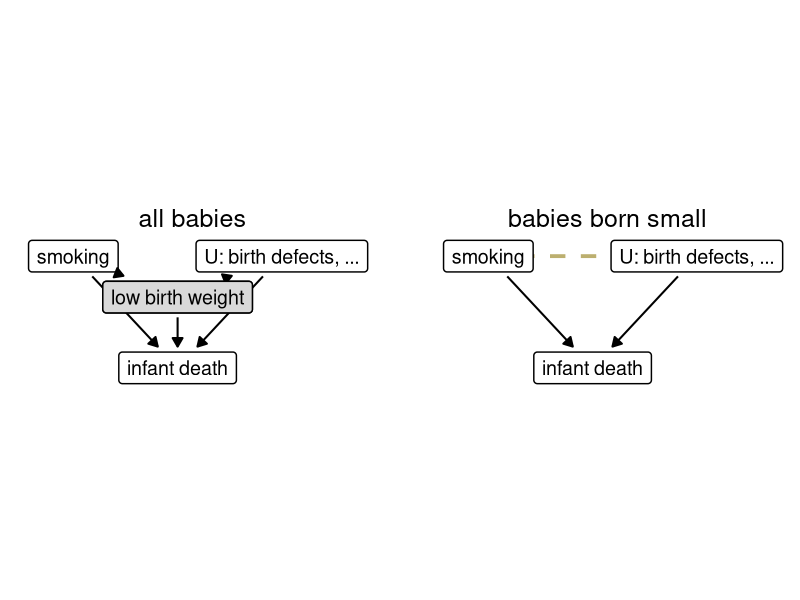
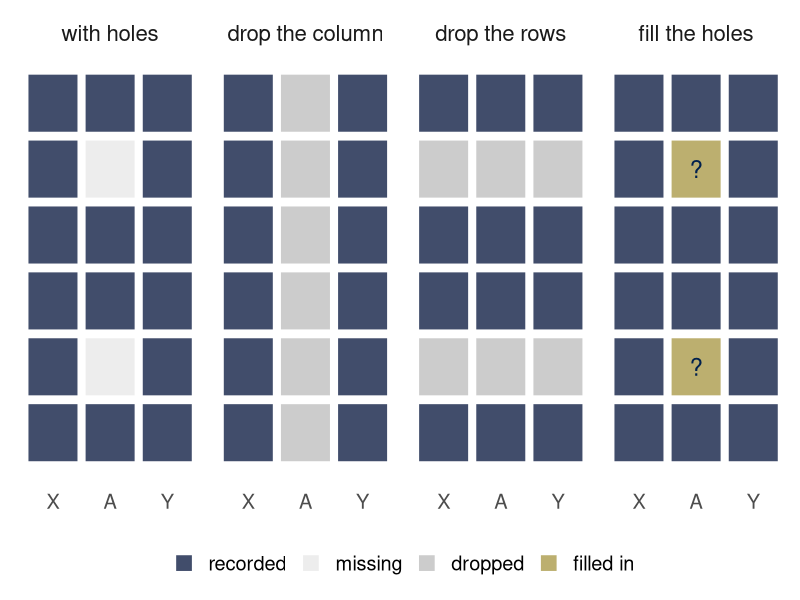
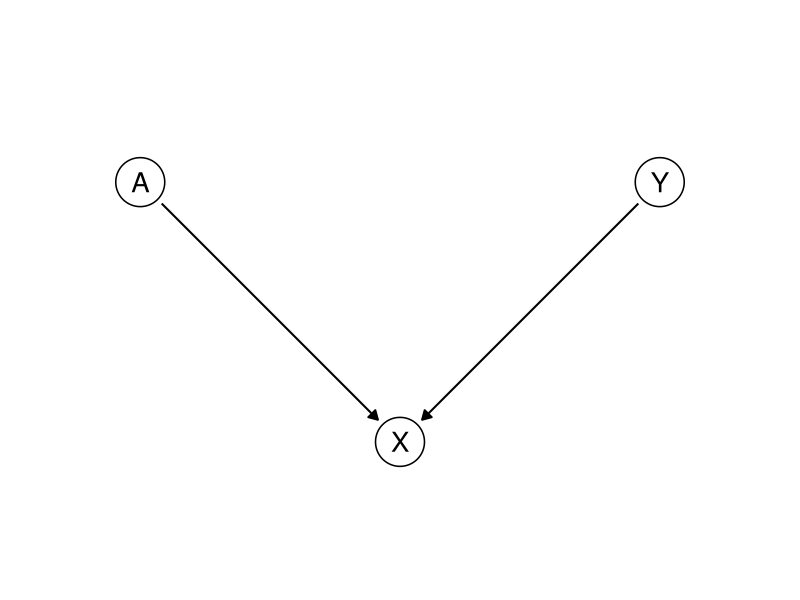
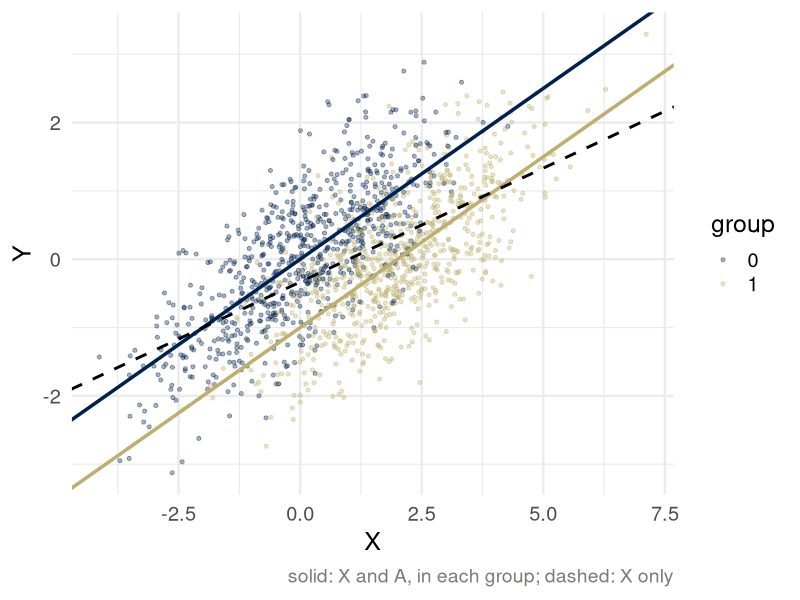
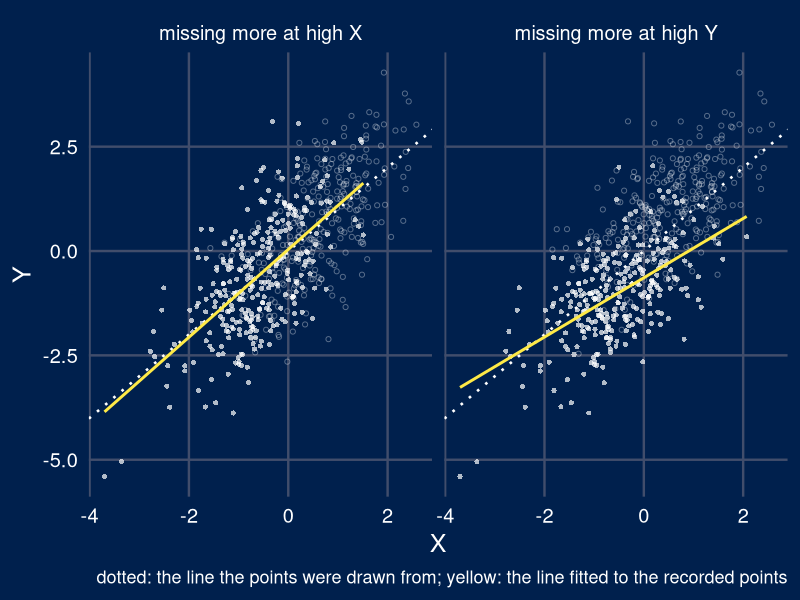

R code for these plots, in order:
## ---- chunk 1
library(ggplot2)
library(dplyr)
theme_set(theme_minimal(base_size = 18))
set.seed(313)
# cividis: navy, slate, gray, khaki, gold, yellow (viridisLite::cividis(9)[c(1, 3, 5, 6, 7, 9)])
navy <- "#00204D"; slate <- "#414D6B"; cgray <- "#7C7B78"; khaki <- "#9B9477"; gold <- "#BCAF6F"; yellow <- "#FFEA46"
two <- c(navy, gold)               # the two groups, wherever there are two
# charts on dark (.inverse) slides: white text on the navy background
dark <- theme(text = element_text(color = "white"), axis.text = element_text(color = "white"),
              legend.text = element_text(color = "white"), plot.title = element_text(color = "white"),
              strip.text = element_text(color = "white"),
              panel.grid.major = element_line(color = slate), panel.grid.minor = element_blank(),
              plot.background = element_rect(fill = navy, color = NA),
              panel.background = element_rect(fill = navy, color = NA),
              legend.background = element_rect(fill = navy, color = NA),
              legend.key = element_rect(fill = navy, color = NA))

# Causal graphs. Nodes are letters in circles, or words in boxes (boxes = TRUE).
# A node's size is fixed on the page, in inches, while the figure's size decides how
# many inches a data unit is. draw_dag measures both on the graphics device open when it
# is called (in a rendered document, the chunk's figure) and stops every arrow `gap`
# inches short of the two nodes it joins. Arrows listed in `dashed` are dashed; arrows
# listed in `highlight` are gold. One panel per value of `panel`. (From weeks 3 and 4.)
draw_dag <- function(nodes, edges, dashed = character(0), highlight = character(0), boxes = FALSE,
                     text_size = 7, xlim = c(-0.5, 2.5), ylim = c(-0.4, 1.4), strip_size = 18,
                     gap = 0.05) {
  if (!"panel" %in% names(nodes)) { nodes$panel <- ""; edges$panel <- "" }
  pad <- unit(0.35, "lines"); border <- 0.5; dot <- 16; stroke <- 0.8; lw <- c(black = 0.7, gold = 1.5)
  p <- ggplot() +
    facet_wrap(~ panel, nrow = 1) +
    coord_fixed(xlim = xlim, ylim = ylim) +
    theme_void() +
    theme(strip.text = element_text(size = strip_size), panel.spacing = unit(1.5, "lines"))
  p <- if (boxes) {
    p + geom_label(data = nodes, aes(x, y, label = name), size = text_size, label.size = border,
                   label.padding = pad)
  } else {
    p + geom_point(data = nodes, aes(x, y), size = dot, shape = 21, fill = "white", stroke = stroke) +
      geom_text(data = nodes, aes(x, y, label = name), size = text_size, parse = TRUE)
  }
  inch <- function(u, f) f(u, "in", valueOnly = TRUE)
  g <- ggplotGrob(p)
  pp <- ggplot_build(p)$layout$panel_params[[1]]
  per_unit <- min((dev.size("in")[1] - sum(inch(g$widths, grid::convertWidth))) /
                    (length(unique(nodes$panel)) * diff(pp$x.range)),
                  (dev.size("in")[2] - sum(inch(g$heights, grid::convertHeight))) / diff(pp$y.range))
  if (boxes) {
    text <- lapply(as.character(nodes$name), grid::textGrob, gp = grid::gpar(fontsize = text_size * .pt))
    nodes$hw <- (sapply(text, \(t) inch(grid::grobWidth(t), grid::convertWidth)) / 2 +
                   inch(pad, grid::convertWidth) + border * .pt / 96 / 2) / per_unit
    nodes$hh <- (sapply(text, \(t) inch(grid::grobHeight(t), grid::convertHeight)) / 2 +
                   inch(pad, grid::convertHeight) + border * .pt / 96 / 2) / per_unit
  } else {
    nodes$hw <- nodes$hh <- (0.375 * (dot * .pt + stroke * .stroke / 2) / 72 +
                               stroke * .stroke / 2 / 96 / 2) / per_unit
  }
  e <- edges |>
    left_join(nodes, by = c("panel", "from" = "name")) |>
    rename(x0 = x, y0 = y, hw0 = hw, hh0 = hh) |>
    left_join(nodes, by = c("panel", "to" = "name")) |>
    mutate(dx = x - x0, dy = y - y0, len = sqrt(dx^2 + dy^2), ux = dx / len, uy = dy / len,
           col = ifelse(paste(from, to) %in% highlight, "#BCAF6F", "black"),
           style = ifelse(paste(from, to) %in% dashed, "dashed", "solid"),
           g0 = gap / per_unit,
           g1 = (gap + ifelse(col == "black", lw[["black"]], lw[["gold"]]) * .pt / 96 / 2) / per_unit,
           s0 = if (boxes) pmin((hw0 + g0) / pmax(abs(ux), 1e-9), (hh0 + g0) / pmax(abs(uy), 1e-9)) else hw0 + g0,
           s1 = if (boxes) pmin((hw + g1) / pmax(abs(ux), 1e-9), (hh + g1) / pmax(abs(uy), 1e-9)) else hw + g1,
           xs = x0 + s0 * ux, ys = y0 + s0 * uy, xe = x - s1 * ux, ye = y - s1 * uy)
  p + geom_segment(data = e, aes(x = xs, y = ys, xend = xe, yend = ye, linetype = style, color = col),
                   arrow = arrow(length = unit(0.25, "cm"), type = "closed"),
                   linewidth = ifelse(e$col == "black", lw[["black"]], lw[["gold"]]), show.legend = FALSE) +
    scale_linetype_identity() + scale_color_identity()
}

# For a graph drawn by draw_dag: a gray box over the node that is conditioned on, and a
# dashed gold line, drawn underneath the nodes, for the association that conditioning creates.
condition_on <- function(p, nodes, node, induced = NULL, text_size = 7, boxes = TRUE) {
  if (!is.null(induced)) {
    ends <- nodes[match(induced, nodes$name), ]
    under <- geom_segment(data = data.frame(x = ends$x[1], y = ends$y[1], xend = ends$x[2], yend = ends$y[2]),
                          aes(x, y, xend = xend, yend = yend), linetype = "dashed", color = gold, linewidth = 1.3)
    p$layers <- c(list(under), p$layers)
  }
  box <- nodes[nodes$name == node, ]
  if (boxes) {
    p + geom_label(data = box, aes(x, y, label = name), size = text_size, label.size = 0.5,
                   label.padding = unit(0.35, "lines"), fill = "grey85")
  } else {
    p + geom_point(data = box, aes(x, y), size = 16, shape = 22, fill = "grey85", stroke = 0.8) +
      geom_text(data = box, aes(x, y, label = name), size = text_size, parse = TRUE)
  }
}

# The coursework data-generating process: A has no effect on Y; X = betaY Y + betaA A + noise.
generate_data <- function(n = 500, betaY = 1, betaA = 2) {
  A <- rbinom(n, 1, 1/2)
  Y <- rnorm(n)
  X <- betaY * Y + betaA * A + rnorm(n)
  data.frame(Y = Y, X = X, A = factor(A))
}
## ---- chunk 2
bw <- data.frame(name = c("smoking", "low birth weight", "U: birth defects, ...", "infant death"),
                 x = c(0, 1.4, 2.8, 1.4), y = c(1, 0.45, 1, -0.5))
bw_edges <- data.frame(from = c("smoking", "U: birth defects, ...", "low birth weight", "U: birth defects, ...", "smoking"),
                       to = c("low birth weight", "low birth weight", "infant death", "infant death", "infant death"))
lev <- c("all babies", "babies born small")
small <- bw$name != "low birth weight"
nodes2 <- rbind(transform(bw, panel = lev[1]), transform(bw[small, ], panel = lev[2]))
edges2 <- rbind(transform(bw_edges, panel = lev[1]),
                transform(bw_edges[bw_edges$from != "low birth weight" & bw_edges$to != "low birth weight", ], panel = lev[2]))
nodes2$panel <- factor(nodes2$panel, levels = lev); edges2$panel <- factor(edges2$panel, levels = lev)
p <- draw_dag(nodes2, edges2, boxes = TRUE, text_size = 5, xlim = c(-0.75, 3.95), ylim = c(-0.75, 1.25))
ends <- subset(nodes2, panel == lev[2] & name %in% c("smoking", "U: birth defects, ..."))
dashed <- data.frame(x = ends$x[1], y = ends$y[1], xend = ends$x[2], yend = ends$y[2], panel = factor(lev[2], levels = lev))
p$layers <- c(list(geom_segment(data = dashed, aes(x, y, xend = xend, yend = yend), linetype = "dashed", color = gold, linewidth = 1.3)), p$layers)
p + geom_label(data = subset(nodes2, panel == lev[1] & name == "low birth weight"), aes(x, y, label = name),
               size = 5, label.size = 0.5, label.padding = unit(0.35, "lines"), fill = "grey85")
## ---- chunk 3
grid <- expand.grid(row = 1:6, col = c("X", "A", "Y"), stringsAsFactors = FALSE)
grid$status <- ifelse(grid$col == "A" & grid$row %in% c(2, 5), "missing", "recorded")
panels <- bind_rows(
  grid |> mutate(panel = "with holes"),
  grid |> mutate(panel = "drop the column", status = ifelse(col == "A", "dropped", status)),
  grid |> mutate(panel = "drop the rows", status = ifelse(row %in% c(2, 5), "dropped", status)),
  grid |> mutate(panel = "fill the holes", status = ifelse(status == "missing", "filled in", status)))
panels$col <- factor(panels$col, levels = c("X", "A", "Y"))
panels$panel <- factor(panels$panel, levels = unique(panels$panel))
panels$status <- factor(panels$status, levels = c("recorded", "missing", "dropped", "filled in"))
ggplot(panels, aes(col, -row)) +
  geom_tile(aes(fill = status), color = "white", linewidth = 1.2, width = 0.92, height = 0.92) +
  geom_text(data = subset(panels, status == "filled in"), label = "?", size = 6, color = navy) +
  facet_wrap(~ panel, nrow = 1) +
  scale_fill_manual(values = c(recorded = slate, missing = "grey93", dropped = "grey80", `filled in` = gold),
                    name = NULL, drop = FALSE) +
  theme(axis.title = element_blank(), axis.text.y = element_blank(), panel.grid = element_blank(),
        legend.position = "bottom", strip.text = element_text(size = 16))
## ---- chunk 4
cw <- data.frame(name = c("A", "Y", "X"), x = c(0, 2, 1), y = c(1, 1, 0))
draw_dag(cw, data.frame(from = c("A", "Y"), to = c("X", "X")), xlim = c(-0.4, 2.4), ylim = c(-0.3, 1.3))
## ---- chunk 5
train <- generate_data(5000)
test <- generate_data(5000)
unaware <- lm(Y ~ X, data = train)
full <- lm(Y ~ X + A, data = train)
tab <- test |>
  mutate(pred_unaware = predict(unaware, newdata = test),
         pred_full = predict(full, newdata = test)) |>
  group_by(A) |>
  summarize(`mean of Y` = mean(Y),
            `predicted, X only` = mean(pred_unaware),
            `predicted, X and A` = mean(pred_full),
            `MSE, X only` = mean((Y - pred_unaware)^2),
            `MSE, X and A` = mean((Y - pred_full)^2)) |>
  rename(group = A)
knitr::kable(tab, digits = 2, format.args = list(nsmall = 2))
## ---- chunk 6
show <- test[sample(nrow(test), 1500), ]
ggplot(show, aes(X, Y, color = A)) +
  geom_point(alpha = 0.35, size = 1.1) +
  geom_abline(intercept = 0, slope = 1/2, color = navy, linewidth = 1.2) +
  geom_abline(intercept = -1, slope = 1/2, color = gold, linewidth = 1.2) +
  geom_abline(intercept = -1/3, slope = 1/3, color = "black", linetype = "dashed", linewidth = 1) +
  scale_color_manual(values = two, name = "group") +
  labs(caption = "solid: X and A, in each group; dashed: X only") +
  theme(plot.caption = element_text(size = 14, color = cgray))
## ---- chunk 7
n <- 600
X <- rnorm(n)
Y <- X + rnorm(n)
logistic <- function(v) 1 / (1 + exp(-v))
cc <- rbind(
  data.frame(X = X, Y = Y, mechanism = "missing more at high X",
             observed = rbinom(n, 1, logistic(-2 * X)) == 1),
  data.frame(X = X, Y = Y, mechanism = "missing more at high Y",
             observed = rbinom(n, 1, logistic(-2 * Y)) == 1))
ggplot(cc, aes(X, Y)) +
  geom_point(aes(shape = observed, alpha = observed), color = "white", size = 1.4) +
  scale_shape_manual(values = c(`TRUE` = 16, `FALSE` = 1)) +
  scale_alpha_manual(values = c(`TRUE` = 0.7, `FALSE` = 0.35)) +
  geom_abline(intercept = 0, slope = 1, linetype = "dotted", color = "white", linewidth = 0.9) +
  geom_smooth(data = subset(cc, observed), method = "lm", se = FALSE, color = yellow, formula = y ~ x) +
  facet_wrap(~ mechanism) +
  labs(caption = "dotted: the line the points were drawn from; yellow: the line fitted to the recorded points") +
  theme(legend.position = "none", plot.caption = element_text(size = 13)) + dark
## ---- chunk 8
sim <- function(n) { d <- generate_data(n); d$A <- as.integer(as.character(d$A)); d$Arec <- ifelse(rbinom(n, 1, 1/2) == 1, d$A, NA); d }
tr <- sim(5000); te <- sim(5000); known <- !is.na(te$Arec)
drop_col <- predict(lm(Y ~ X, data = tr), te)
drop_rows <- predict(lm(Y ~ X + Arec, data = tr), te)                 # NA where A is missing
cc <- subset(tr, !is.na(Arec))
b <- rowMeans(replicate(20, {                                          # 20 completions
  imp <- glm(Arec ~ X + Y, family = binomial, data = cc[sample(nrow(cc), replace = TRUE), ])  # the imputation model, refitted on a bootstrap sample
  d <- tr; miss <- is.na(d$Arec)
  d$Arec[miss] <- rbinom(sum(miss), 1, predict(imp, d[miss, ], type = "response"))
  coef(lm(Y ~ X + Arec, data = d))
}))
f <- function(x, a) b[1] + b[2] * x + b[3] * a
pA <- predict(glm(Arec ~ X, family = binomial, data = cc), te, type = "response")
fill_in <- ifelse(known, f(te$X, te$Arec), pA * f(te$X, 1) + (1 - pA) * f(te$X, 0))
row_of <- function(p) {
  mse <- function(idx) sprintf("%.2f", mean((te$Y[idx] - p[idx])^2))
  gap <- function(idx) { m <- tapply(p[idx], te$A[idx], mean); sprintf("%.2f", m[2] - m[1]) }
  none <- all(is.na(p[!known]))
  c(mse(known), if (none) "no prediction" else mse(!known), gap(known), if (none) "no prediction" else gap(!known))
}
tab <- rbind(`drop the column` = row_of(drop_col), `drop the rows` = row_of(drop_rows), `fill in` = row_of(fill_in))
colnames(tab) <- c("MSE, A recorded", "MSE, A missing", "gap, A recorded", "gap, A missing")
knitr::kable(tab)
